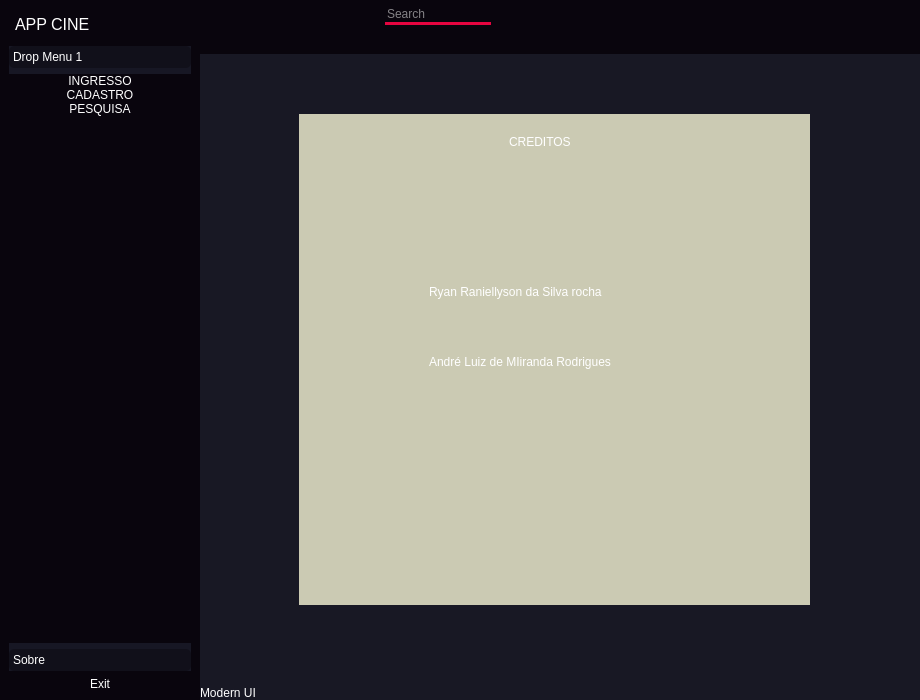
<?xml version="1.0" encoding="UTF-8"?>
<ui version="4.0">
 <class>MainWindow</class>
 <widget class="QMainWindow" name="MainWindow">
  <property name="geometry">
   <rect>
    <x>0</x>
    <y>0</y>
    <width>920</width>
    <height>700</height>
   </rect>
  </property>
  <property name="minimumSize">
   <size>
    <width>500</width>
    <height>700</height>
   </size>
  </property>
  <property name="windowTitle">
   <string>MainWindow</string>
  </property>
  <property name="styleSheet">
   <string notr="true">* {
	border:none;
	color:rgb(255,255,255)
}</string>
  </property>
  <widget class="QWidget" name="centralwidget">
   <property name="styleSheet">
    <string notr="true">background-color:rgb(24, 24, 36);</string>
   </property>
   <layout class="QHBoxLayout" name="horizontalLayout">
    <property name="spacing">
     <number>0</number>
    </property>
    <property name="leftMargin">
     <number>0</number>
    </property>
    <property name="topMargin">
     <number>0</number>
    </property>
    <property name="rightMargin">
     <number>0</number>
    </property>
    <property name="bottomMargin">
     <number>0</number>
    </property>
    <item>
     <widget class="QFrame" name="slide_menu_container">
      <property name="maximumSize">
       <size>
        <width>200</width>
        <height>16777215</height>
       </size>
      </property>
      <property name="styleSheet">
       <string notr="true">background-color:rgb(9,5,13);</string>
      </property>
      <property name="frameShape">
       <enum>QFrame::StyledPanel</enum>
      </property>
      <property name="frameShadow">
       <enum>QFrame::Raised</enum>
      </property>
      <layout class="QVBoxLayout" name="verticalLayout_2">
       <property name="spacing">
        <number>0</number>
       </property>
       <property name="leftMargin">
        <number>0</number>
       </property>
       <property name="topMargin">
        <number>0</number>
       </property>
       <property name="rightMargin">
        <number>0</number>
       </property>
       <property name="bottomMargin">
        <number>0</number>
       </property>
       <item>
        <widget class="QFrame" name="slide_menu">
         <property name="minimumSize">
          <size>
           <width>198</width>
           <height>0</height>
          </size>
         </property>
         <property name="frameShape">
          <enum>QFrame::StyledPanel</enum>
         </property>
         <property name="frameShadow">
          <enum>QFrame::Raised</enum>
         </property>
         <layout class="QVBoxLayout" name="verticalLayout_5">
          <item alignment="Qt::AlignTop">
           <widget class="QFrame" name="frame_7">
            <property name="frameShape">
             <enum>QFrame::StyledPanel</enum>
            </property>
            <property name="frameShadow">
             <enum>QFrame::Raised</enum>
            </property>
            <layout class="QHBoxLayout" name="horizontalLayout_8">
             <property name="spacing">
              <number>6</number>
             </property>
             <property name="leftMargin">
              <number>6</number>
             </property>
             <property name="topMargin">
              <number>6</number>
             </property>
             <property name="rightMargin">
              <number>6</number>
             </property>
             <property name="bottomMargin">
              <number>6</number>
             </property>
             <item alignment="Qt::AlignLeft|Qt::AlignTop">
              <widget class="QLabel" name="label_2">
               <property name="font">
                <font>
                 <pointsize>12</pointsize>
                </font>
               </property>
               <property name="text">
                <string>APP CINE</string>
               </property>
              </widget>
             </item>
             <item alignment="Qt::AlignLeft|Qt::AlignTop">
              <widget class="QLabel" name="label_3">
               <property name="text">
                <string/>
               </property>
               <property name="pixmap">
                <pixmap resource="icons.qrc">:/icons/video.svg</pixmap>
               </property>
              </widget>
             </item>
            </layout>
           </widget>
          </item>
          <item>
           <widget class="QFrame" name="frame_8">
            <property name="sizePolicy">
             <sizepolicy hsizetype="Preferred" vsizetype="Expanding">
              <horstretch>0</horstretch>
              <verstretch>0</verstretch>
             </sizepolicy>
            </property>
            <property name="frameShape">
             <enum>QFrame::StyledPanel</enum>
            </property>
            <property name="frameShadow">
             <enum>QFrame::Raised</enum>
            </property>
            <layout class="QVBoxLayout" name="verticalLayout_6">
             <property name="spacing">
              <number>0</number>
             </property>
             <property name="leftMargin">
              <number>0</number>
             </property>
             <property name="topMargin">
              <number>0</number>
             </property>
             <property name="rightMargin">
              <number>0</number>
             </property>
             <property name="bottomMargin">
              <number>0</number>
             </property>
             <item>
              <widget class="QToolBox" name="toolBox">
               <property name="styleSheet">
                <string notr="true">QToolBox{
	background-color: rgb(23,23,36);
	text-align: left;
}
QToolBox::tab {
	border-radius: 5px;
	background-color: rgb(17,16,26);
	text-align: left;
}</string>
               </property>
               <property name="currentIndex">
                <number>0</number>
               </property>
               <widget class="QWidget" name="page">
                <property name="geometry">
                 <rect>
                  <x>0</x>
                  <y>0</y>
                  <width>178</width>
                  <height>518</height>
                 </rect>
                </property>
                <attribute name="icon">
                 <iconset resource="icons.qrc">
                  <normaloff>:/icons/chevron-down.svg</normaloff>:/icons/chevron-down.svg</iconset>
                </attribute>
                <attribute name="label">
                 <string>Drop Menu 1</string>
                </attribute>
                <layout class="QVBoxLayout" name="verticalLayout_7">
                 <property name="spacing">
                  <number>0</number>
                 </property>
                 <property name="leftMargin">
                  <number>0</number>
                 </property>
                 <property name="topMargin">
                  <number>0</number>
                 </property>
                 <property name="rightMargin">
                  <number>0</number>
                 </property>
                 <property name="bottomMargin">
                  <number>0</number>
                 </property>
                 <item alignment="Qt::AlignTop">
                  <widget class="QFrame" name="frame_10">
                   <property name="frameShape">
                    <enum>QFrame::StyledPanel</enum>
                   </property>
                   <property name="frameShadow">
                    <enum>QFrame::Raised</enum>
                   </property>
                   <layout class="QVBoxLayout" name="verticalLayout_8">
                    <property name="spacing">
                     <number>0</number>
                    </property>
                    <property name="leftMargin">
                     <number>0</number>
                    </property>
                    <property name="topMargin">
                     <number>0</number>
                    </property>
                    <property name="rightMargin">
                     <number>0</number>
                    </property>
                    <property name="bottomMargin">
                     <number>0</number>
                    </property>
                    <item>
                     <widget class="QPushButton" name="pushButton_10">
                      <property name="text">
                       <string>INGRESSO</string>
                      </property>
                      <property name="icon">
                       <iconset resource="icons.qrc">
                        <normaloff>:/icons/dollar-sign.svg</normaloff>:/icons/dollar-sign.svg</iconset>
                      </property>
                      <property name="iconSize">
                       <size>
                        <width>32</width>
                        <height>32</height>
                       </size>
                      </property>
                     </widget>
                    </item>
                    <item>
                     <widget class="QPushButton" name="pushButton_11">
                      <property name="text">
                       <string>CADASTRO</string>
                      </property>
                      <property name="icon">
                       <iconset resource="icons.qrc">
                        <normaloff>:/icons/credit-card.svg</normaloff>:/icons/credit-card.svg</iconset>
                      </property>
                     </widget>
                    </item>
                    <item>
                     <widget class="QPushButton" name="pushButton_12">
                      <property name="text">
                       <string>PESQUISA</string>
                      </property>
                      <property name="icon">
                       <iconset resource="icons.qrc">
                        <normaloff>:/icons/award.svg</normaloff>:/icons/award.svg</iconset>
                      </property>
                     </widget>
                    </item>
                   </layout>
                  </widget>
                 </item>
                </layout>
               </widget>
               <widget class="QWidget" name="page_2">
                <property name="geometry">
                 <rect>
                  <x>0</x>
                  <y>0</y>
                  <width>178</width>
                  <height>518</height>
                 </rect>
                </property>
                <attribute name="icon">
                 <iconset resource="icons.qrc">
                  <normaloff>:/icons/chevron-down.svg</normaloff>:/icons/chevron-down.svg</iconset>
                </attribute>
                <attribute name="label">
                 <string>Sobre</string>
                </attribute>
                <layout class="QVBoxLayout" name="verticalLayout_9">
                 <property name="spacing">
                  <number>0</number>
                 </property>
                 <property name="leftMargin">
                  <number>0</number>
                 </property>
                 <property name="topMargin">
                  <number>0</number>
                 </property>
                 <property name="rightMargin">
                  <number>0</number>
                 </property>
                 <property name="bottomMargin">
                  <number>0</number>
                 </property>
                 <item alignment="Qt::AlignTop">
                  <widget class="QFrame" name="frame_11">
                   <property name="frameShape">
                    <enum>QFrame::StyledPanel</enum>
                   </property>
                   <property name="frameShadow">
                    <enum>QFrame::Raised</enum>
                   </property>
                   <layout class="QVBoxLayout" name="verticalLayout_10">
                    <property name="spacing">
                     <number>0</number>
                    </property>
                    <property name="leftMargin">
                     <number>0</number>
                    </property>
                    <property name="topMargin">
                     <number>0</number>
                    </property>
                    <property name="rightMargin">
                     <number>0</number>
                    </property>
                    <property name="bottomMargin">
                     <number>0</number>
                    </property>
                    <item>
                     <widget class="QPushButton" name="pushButton_13">
                      <property name="text">
                       <string>MENU</string>
                      </property>
                      <property name="icon">
                       <iconset resource="icons.qrc">
                        <normaloff>:/icons/phone-forwarded.svg</normaloff>:/icons/phone-forwarded.svg</iconset>
                      </property>
                     </widget>
                    </item>
                    <item>
                     <widget class="QPushButton" name="pushButton_14">
                      <property name="text">
                       <string>SOBRE</string>
                      </property>
                      <property name="icon">
                       <iconset resource="icons.qrc">
                        <normaloff>:/icons/play-circle.svg</normaloff>:/icons/play-circle.svg</iconset>
                      </property>
                     </widget>
                    </item>
                   </layout>
                  </widget>
                 </item>
                 <item>
                  <widget class="QLabel" name="label_4">
                   <property name="text">
                    <string>Sobre</string>
                   </property>
                   <property name="wordWrap">
                    <bool>true</bool>
                   </property>
                  </widget>
                 </item>
                </layout>
               </widget>
              </widget>
             </item>
            </layout>
           </widget>
          </item>
          <item alignment="Qt::AlignBottom">
           <widget class="QFrame" name="frame_9">
            <property name="frameShape">
             <enum>QFrame::StyledPanel</enum>
            </property>
            <property name="frameShadow">
             <enum>QFrame::Raised</enum>
            </property>
            <layout class="QHBoxLayout" name="horizontalLayout_9">
             <property name="spacing">
              <number>0</number>
             </property>
             <property name="leftMargin">
              <number>0</number>
             </property>
             <property name="topMargin">
              <number>0</number>
             </property>
             <property name="rightMargin">
              <number>0</number>
             </property>
             <property name="bottomMargin">
              <number>0</number>
             </property>
             <item alignment="Qt::AlignBottom">
              <widget class="QPushButton" name="pushButton_9">
               <property name="text">
                <string>Exit</string>
               </property>
               <property name="icon">
                <iconset resource="icons.qrc">
                 <normaloff>:/icons/external-link.svg</normaloff>:/icons/external-link.svg</iconset>
               </property>
               <property name="iconSize">
                <size>
                 <width>32</width>
                 <height>32</height>
                </size>
               </property>
              </widget>
             </item>
            </layout>
           </widget>
          </item>
         </layout>
        </widget>
       </item>
      </layout>
     </widget>
    </item>
    <item>
     <widget class="QFrame" name="main_body">
      <property name="frameShape">
       <enum>QFrame::StyledPanel</enum>
      </property>
      <property name="frameShadow">
       <enum>QFrame::Raised</enum>
      </property>
      <layout class="QVBoxLayout" name="verticalLayout">
       <property name="spacing">
        <number>0</number>
       </property>
       <property name="leftMargin">
        <number>0</number>
       </property>
       <property name="topMargin">
        <number>0</number>
       </property>
       <property name="rightMargin">
        <number>0</number>
       </property>
       <property name="bottomMargin">
        <number>0</number>
       </property>
       <item alignment="Qt::AlignTop">
        <widget class="QFrame" name="header_frame">
         <property name="sizePolicy">
          <sizepolicy hsizetype="Preferred" vsizetype="Preferred">
           <horstretch>0</horstretch>
           <verstretch>0</verstretch>
          </sizepolicy>
         </property>
         <property name="minimumSize">
          <size>
           <width>343</width>
           <height>54</height>
          </size>
         </property>
         <property name="maximumSize">
          <size>
           <width>16777215</width>
           <height>16777215</height>
          </size>
         </property>
         <property name="styleSheet">
          <string notr="true">background-color: rgb(9,5,13);</string>
         </property>
         <property name="frameShape">
          <enum>QFrame::StyledPanel</enum>
         </property>
         <property name="frameShadow">
          <enum>QFrame::Raised</enum>
         </property>
         <layout class="QHBoxLayout" name="horizontalLayout_2">
          <property name="spacing">
           <number>6</number>
          </property>
          <property name="leftMargin">
           <number>6</number>
          </property>
          <property name="topMargin">
           <number>6</number>
          </property>
          <property name="rightMargin">
           <number>6</number>
          </property>
          <property name="bottomMargin">
           <number>6</number>
          </property>
          <item alignment="Qt::AlignLeft|Qt::AlignTop">
           <widget class="QFrame" name="frame_6">
            <property name="frameShape">
             <enum>QFrame::StyledPanel</enum>
            </property>
            <property name="frameShadow">
             <enum>QFrame::Raised</enum>
            </property>
            <layout class="QHBoxLayout" name="horizontalLayout_7">
             <property name="spacing">
              <number>0</number>
             </property>
             <property name="leftMargin">
              <number>0</number>
             </property>
             <property name="topMargin">
              <number>0</number>
             </property>
             <property name="rightMargin">
              <number>0</number>
             </property>
             <property name="bottomMargin">
              <number>0</number>
             </property>
             <item alignment="Qt::AlignLeft|Qt::AlignTop">
              <widget class="QPushButton" name="pushButton_8">
               <property name="text">
                <string/>
               </property>
               <property name="icon">
                <iconset resource="icons.qrc">
                 <normaloff>:/icons/align-left.svg</normaloff>:/icons/align-left.svg</iconset>
               </property>
               <property name="iconSize">
                <size>
                 <width>32</width>
                 <height>32</height>
                </size>
               </property>
              </widget>
             </item>
            </layout>
           </widget>
          </item>
          <item alignment="Qt::AlignLeft|Qt::AlignTop">
           <widget class="QFrame" name="frame_3">
            <property name="minimumSize">
             <size>
              <width>0</width>
              <height>0</height>
             </size>
            </property>
            <property name="maximumSize">
             <size>
              <width>16777215</width>
              <height>16777215</height>
             </size>
            </property>
            <property name="frameShape">
             <enum>QFrame::StyledPanel</enum>
            </property>
            <property name="frameShadow">
             <enum>QFrame::Raised</enum>
            </property>
            <layout class="QHBoxLayout" name="horizontalLayout_6">
             <property name="spacing">
              <number>0</number>
             </property>
             <property name="leftMargin">
              <number>0</number>
             </property>
             <property name="topMargin">
              <number>0</number>
             </property>
             <property name="rightMargin">
              <number>0</number>
             </property>
             <property name="bottomMargin">
              <number>0</number>
             </property>
             <item alignment="Qt::AlignLeft|Qt::AlignVCenter">
              <widget class="QLineEdit" name="lineEdit">
               <property name="minimumSize">
                <size>
                 <width>0</width>
                 <height>0</height>
                </size>
               </property>
               <property name="styleSheet">
                <string notr="true">border-bottom: 3px solid rgb(230,5,64);</string>
               </property>
               <property name="placeholderText">
                <string>Search</string>
               </property>
              </widget>
             </item>
             <item>
              <widget class="QPushButton" name="pushButton_6">
               <property name="text">
                <string/>
               </property>
               <property name="icon">
                <iconset resource="icons.qrc">
                 <normaloff>:/icons/search.svg</normaloff>:/icons/search.svg</iconset>
               </property>
              </widget>
             </item>
            </layout>
           </widget>
          </item>
          <item alignment="Qt::AlignLeft|Qt::AlignTop">
           <widget class="QFrame" name="frame_2">
            <property name="frameShape">
             <enum>QFrame::StyledPanel</enum>
            </property>
            <property name="frameShadow">
             <enum>QFrame::Raised</enum>
            </property>
            <layout class="QHBoxLayout" name="horizontalLayout_5">
             <property name="spacing">
              <number>0</number>
             </property>
             <property name="leftMargin">
              <number>0</number>
             </property>
             <property name="topMargin">
              <number>0</number>
             </property>
             <property name="rightMargin">
              <number>0</number>
             </property>
             <property name="bottomMargin">
              <number>0</number>
             </property>
             <item alignment="Qt::AlignHCenter|Qt::AlignTop">
              <widget class="QPushButton" name="pushButton_5">
               <property name="text">
                <string/>
               </property>
               <property name="icon">
                <iconset resource="icons.qrc">
                 <normaloff>:/icons/user.svg</normaloff>:/icons/user.svg</iconset>
               </property>
              </widget>
             </item>
             <item alignment="Qt::AlignHCenter|Qt::AlignTop">
              <widget class="QPushButton" name="pushButton_4">
               <property name="text">
                <string/>
               </property>
               <property name="icon">
                <iconset resource="icons.qrc">
                 <normaloff>:/icons/bell.svg</normaloff>:/icons/bell.svg</iconset>
               </property>
              </widget>
             </item>
            </layout>
           </widget>
          </item>
          <item alignment="Qt::AlignRight|Qt::AlignTop">
           <widget class="QFrame" name="frame">
            <property name="frameShape">
             <enum>QFrame::StyledPanel</enum>
            </property>
            <property name="frameShadow">
             <enum>QFrame::Raised</enum>
            </property>
            <layout class="QHBoxLayout" name="horizontalLayout_4">
             <property name="spacing">
              <number>0</number>
             </property>
             <property name="leftMargin">
              <number>0</number>
             </property>
             <property name="topMargin">
              <number>0</number>
             </property>
             <property name="rightMargin">
              <number>0</number>
             </property>
             <property name="bottomMargin">
              <number>0</number>
             </property>
             <item alignment="Qt::AlignHCenter|Qt::AlignTop">
              <widget class="QPushButton" name="pushButton">
               <property name="text">
                <string/>
               </property>
               <property name="icon">
                <iconset resource="icons.qrc">
                 <normaloff>:/icons/arrow-down-left.svg</normaloff>:/icons/arrow-down-left.svg</iconset>
               </property>
              </widget>
             </item>
             <item alignment="Qt::AlignHCenter|Qt::AlignTop">
              <widget class="QPushButton" name="pushButton_3">
               <property name="text">
                <string/>
               </property>
               <property name="icon">
                <iconset resource="icons.qrc">
                 <normaloff>:/icons/maximize-2.svg</normaloff>:/icons/maximize-2.svg</iconset>
               </property>
              </widget>
             </item>
             <item alignment="Qt::AlignHCenter|Qt::AlignTop">
              <widget class="QPushButton" name="pushButton_2">
               <property name="minimumSize">
                <size>
                 <width>30</width>
                 <height>0</height>
                </size>
               </property>
               <property name="text">
                <string/>
               </property>
               <property name="icon">
                <iconset resource="icons.qrc">
                 <normaloff>:/icons/x.svg</normaloff>:/icons/x.svg</iconset>
               </property>
              </widget>
             </item>
            </layout>
           </widget>
          </item>
         </layout>
        </widget>
       </item>
       <item>
        <widget class="QFrame" name="main_body_container">
         <property name="sizePolicy">
          <sizepolicy hsizetype="Preferred" vsizetype="Expanding">
           <horstretch>0</horstretch>
           <verstretch>0</verstretch>
          </sizepolicy>
         </property>
         <property name="frameShape">
          <enum>QFrame::StyledPanel</enum>
         </property>
         <property name="frameShadow">
          <enum>QFrame::Raised</enum>
         </property>
         <widget class="QFrame" name="frame_12">
          <property name="geometry">
           <rect>
            <x>99</x>
            <y>60</y>
            <width>511</width>
            <height>491</height>
           </rect>
          </property>
          <property name="styleSheet">
           <string notr="true">background-color: rgb(203, 202, 179);</string>
          </property>
          <property name="frameShape">
           <enum>QFrame::StyledPanel</enum>
          </property>
          <property name="frameShadow">
           <enum>QFrame::Raised</enum>
          </property>
          <widget class="QLabel" name="label_5">
           <property name="geometry">
            <rect>
             <x>130</x>
             <y>170</y>
             <width>191</width>
             <height>16</height>
            </rect>
           </property>
           <property name="text">
            <string>Ryan Raniellyson da Silva rocha</string>
           </property>
          </widget>
          <widget class="QLabel" name="label_6">
           <property name="geometry">
            <rect>
             <x>130</x>
             <y>240</y>
             <width>211</width>
             <height>16</height>
            </rect>
           </property>
           <property name="text">
            <string>André Luiz de MIiranda Rodrigues</string>
           </property>
          </widget>
          <widget class="QLabel" name="label_7">
           <property name="geometry">
            <rect>
             <x>210</x>
             <y>20</y>
             <width>61</width>
             <height>16</height>
            </rect>
           </property>
           <property name="text">
            <string>CREDITOS</string>
           </property>
          </widget>
         </widget>
        </widget>
       </item>
       <item alignment="Qt::AlignBottom">
        <widget class="QFrame" name="footer">
         <property name="frameShape">
          <enum>QFrame::StyledPanel</enum>
         </property>
         <property name="frameShadow">
          <enum>QFrame::Raised</enum>
         </property>
         <layout class="QHBoxLayout" name="horizontalLayout_3">
          <property name="spacing">
           <number>0</number>
          </property>
          <property name="leftMargin">
           <number>0</number>
          </property>
          <property name="topMargin">
           <number>0</number>
          </property>
          <property name="rightMargin">
           <number>0</number>
          </property>
          <property name="bottomMargin">
           <number>0</number>
          </property>
          <item>
           <widget class="QFrame" name="frame_4">
            <property name="frameShape">
             <enum>QFrame::StyledPanel</enum>
            </property>
            <property name="frameShadow">
             <enum>QFrame::Raised</enum>
            </property>
            <layout class="QVBoxLayout" name="verticalLayout_4">
             <property name="spacing">
              <number>0</number>
             </property>
             <property name="leftMargin">
              <number>0</number>
             </property>
             <property name="topMargin">
              <number>0</number>
             </property>
             <property name="rightMargin">
              <number>0</number>
             </property>
             <property name="bottomMargin">
              <number>0</number>
             </property>
             <item alignment="Qt::AlignBottom">
              <widget class="QLabel" name="label">
               <property name="text">
                <string>Modern UI</string>
               </property>
              </widget>
             </item>
            </layout>
           </widget>
          </item>
          <item>
           <widget class="QFrame" name="frame_5">
            <property name="frameShape">
             <enum>QFrame::StyledPanel</enum>
            </property>
            <property name="frameShadow">
             <enum>QFrame::Raised</enum>
            </property>
            <layout class="QVBoxLayout" name="verticalLayout_3">
             <property name="spacing">
              <number>0</number>
             </property>
             <property name="leftMargin">
              <number>0</number>
             </property>
             <property name="topMargin">
              <number>0</number>
             </property>
             <property name="rightMargin">
              <number>0</number>
             </property>
             <property name="bottomMargin">
              <number>0</number>
             </property>
             <item alignment="Qt::AlignBottom">
              <widget class="QPushButton" name="pushButton_7">
               <property name="text">
                <string/>
               </property>
               <property name="icon">
                <iconset resource="icons.qrc">
                 <normaloff>:/icons/box.svg</normaloff>:/icons/box.svg</iconset>
               </property>
              </widget>
             </item>
            </layout>
           </widget>
          </item>
          <item alignment="Qt::AlignRight|Qt::AlignBottom">
           <widget class="QFrame" name="size_grip">
            <property name="minimumSize">
             <size>
              <width>10</width>
              <height>10</height>
             </size>
            </property>
            <property name="maximumSize">
             <size>
              <width>10</width>
              <height>10</height>
             </size>
            </property>
            <property name="frameShape">
             <enum>QFrame::StyledPanel</enum>
            </property>
            <property name="frameShadow">
             <enum>QFrame::Raised</enum>
            </property>
           </widget>
          </item>
         </layout>
        </widget>
       </item>
      </layout>
     </widget>
    </item>
   </layout>
  </widget>
 </widget>
 <resources>
  <include location="file_rc.qrc"/>
  <include location="icons.qrc"/>
 </resources>
 <connections/>
</ui>
